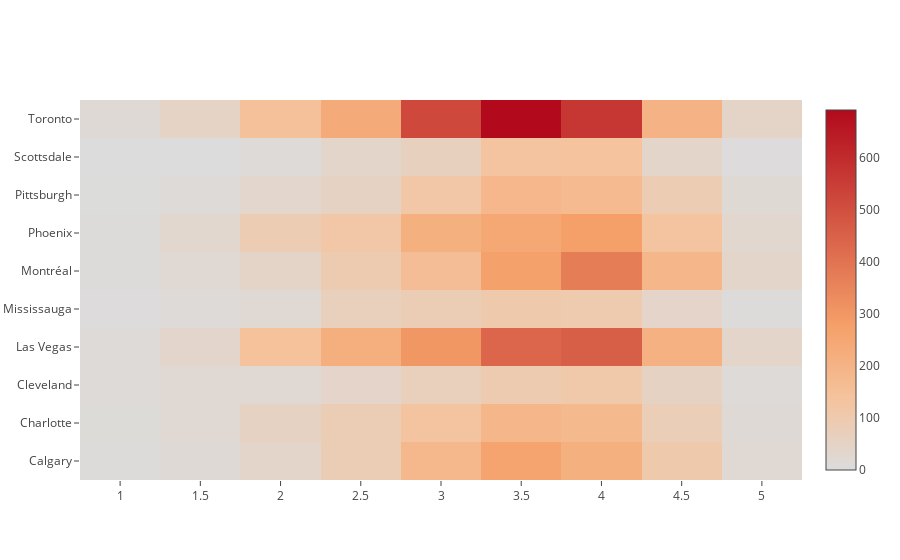

Notebook code for this chart:
### Code cell
from plotly.offline import init_notebook_mode, iplot
init_notebook_mode(connected=True)
import plotly.graph_objs as go

trace = go.Heatmap(z=pd.crosstab(top10['city'],top10['stars']).values,
                   x=list(pd.crosstab(top10['city'],top10['stars']).columns),
                   y=list(pd.crosstab(top10['city'],top10['stars']).index),
                   colorscale=[[0, 'rgb(165,0,38)'], [100, 'rgb(215,48,39)'], [200, 'rgb(244,109,67)'], [300, 'rgb(253,174,97)'], [400, 'rgb(254,224,144)'], [500, 'rgb(224,243,248)'], [600, 'rgb(171,217,233)'], [700, 'rgb(116,173,209)'], [800, 'rgb(69,117,180)'], [900, 'rgb(49,54,149)']]
                  )
data=[trace]
iplot(data, filename='labelled-heatmap')

### Figure 1 — Plotly figure (JSON) as saved in the notebook; plotly's stock layout.template omitted (floating-point values rounded to 4 significant figures)
{"data": [{"colorscale": [[0, "rgb(165,0,38)"], [100, "rgb(215,48,39)"], [200, "rgb(244,109,67)"], [300, "rgb(253,174,97)"], [400, "rgb(254,224,144)"], [500, "rgb(224,243,248)"], [600, "rgb(171,217,233)"], [700, "rgb(116,173,209)"], [800, "rgb(69,117,180)"], [900, "rgb(49,54,149)"]], "type": "heatmap", "x": [1, 1.5, 2, 2.5, 3, 3.5, 4, 4.5, 5], "y": ["Calgary", "Charlotte", "Cleveland", "Las Vegas", "Mississauga", "Montréal", "Phoenix", "Pittsburgh", "Scottsdale", "Toronto"], "z": [[5, 15, 41, 83, 182, 261, 214, 105, 20], [8, 23, 54, 85, 131, 191, 177, 78, 15], [9, 20, 22, 42, 67, 94, 110, 56, 12], [11, 38, 142, 220, 302, 438, 460, 211, 40], [3, 9, 22, 68, 85, 106, 100, 42, 7], [4, 20, 43, 96, 160, 272, 374, 190, 39], [6, 28, 91, 114, 214, 247, 278, 131, 28], [2, 12, 34, 56, 114, 187, 175, 90, 18], [0, 1, 10, 40, 66, 132, 136, 41, 3], [14, 49, 145, 233, 517, 691, 570, 202, 43]]}], "layout": {}}
